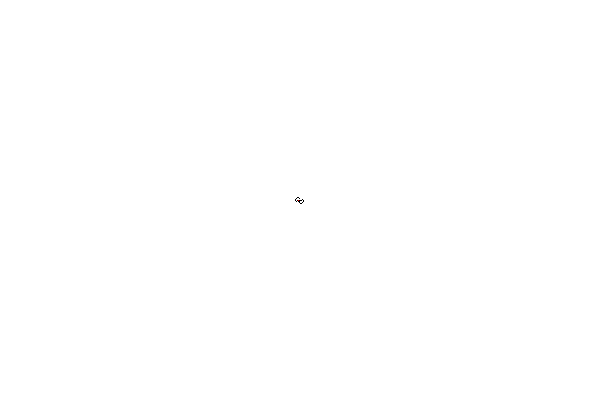
Frame 1 (no input)
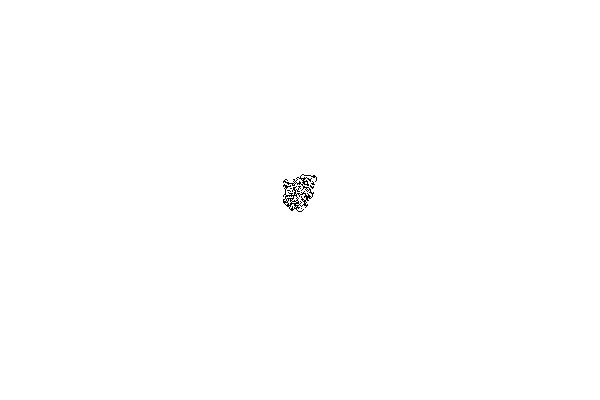
Frame 60 (the mouse pressed at the canvas centre just before this capture)
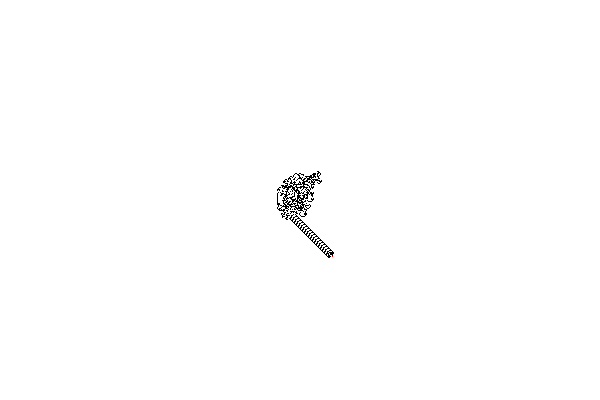
Frame 120 (the mouse held since frame 60 and released just before this capture)

The Processing sketch that drew these frames (run headless with seeded random() and noise(); from frame 60 on, the mouse is pressed at the canvas centre):

// Processing sketch: langton_s_ant
// ── langton_s_ant.pde

int[][] cells;

int antX;
int antY;

int antUP = 0;
int antRIGHT = 1;
int antDOWN = 2;
int antLEFT = 3;

int dir;

void setup() {
  size(600, 400);
  //fullScreen();

  cells = new int[width][height];

  background(255);

  for (int i = 0; i < width; i++) {
    for (int j = 0; j < height; j++) {
      cells[i][j] = 0;
    }
  }

  antX = width/2;
  antY = height/2;

  cells[antX][antY] = 1;

  dir = antUP;
}


void draw() {

  for (int a = 0; a < 100; a++) {
    int state = cells[antX][antY];
    if (state == 0) {
      turnRight();
      cells[antX][antY] = 1;
      forward();
    } else if (state == 1) {
      turnLeft();
      cells[antX][antY] = 0;
      forward();
    }
  }

  loadPixels();
  for (int i = 0; i < width; i++) {
    for (int j = 0; j < height; j++) {
      int index = i + j * width;
      if (cells[i][j] == 0) {
        pixels[index] = color(255);
      } else if (cells[i][j] == 1) {
        pixels[index] = color(0);
      }
      pixels[antX + antY * width] = color(255, 0, 0);
    }
  }
  updatePixels();
}

void turnRight() {
  dir++;
  if (dir > antLEFT) {
    dir = antUP;
  }
}

void turnLeft() {
  dir--;
  if (dir < antUP) {
    dir = antLEFT;
  }
}

void forward() {
  if (dir == antUP) {
    antY--;
  } else if (dir == antRIGHT) {
    antX++;
  } else if (dir == antDOWN) {
    antY++;
  } else if (dir == antLEFT) {
    antX--;
  }

  if (antX > width - 1) {
    antX = 0;
  } else if (antX < 0) {
    antX = width - 1;
  }

  if (antY < 0) {
    antY = height - 1;
  } else if (antY > height - 1) {
    antY = 0;
  }
}
